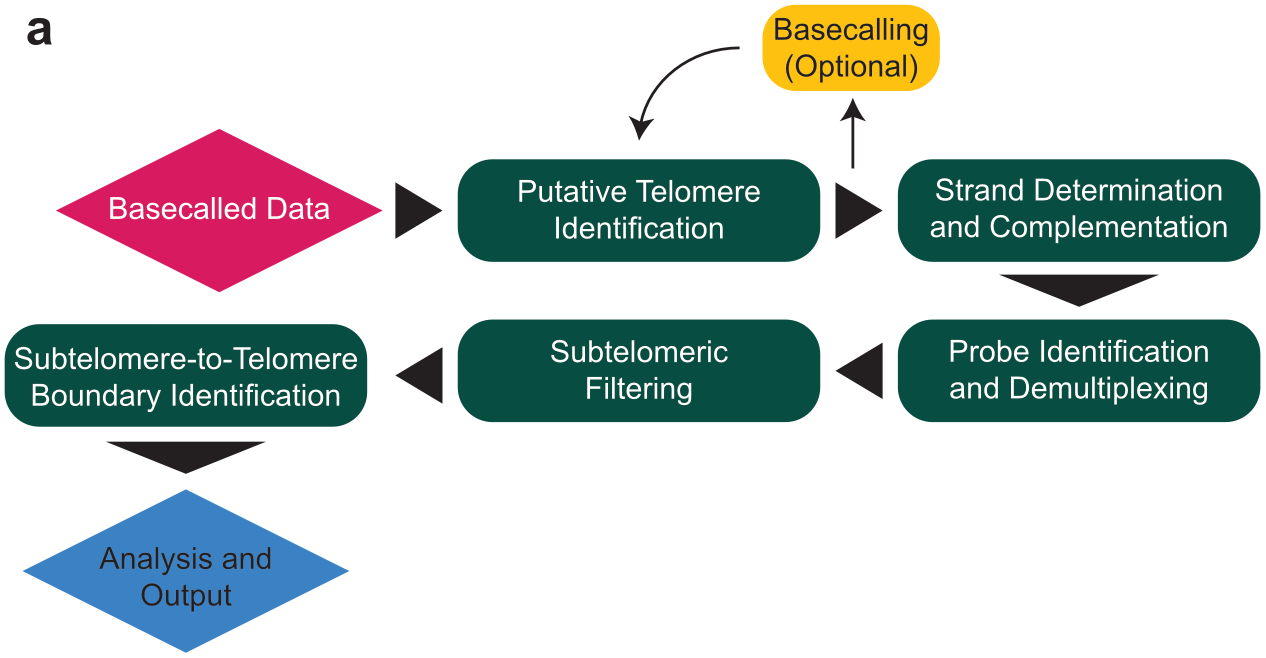
#> input picture examples/tarpon-flowchart/source.png, 2531 x 1316 px, found by its file name (shown at 1/2 size)
$ python trace2.py
#> lines starting #> are read from the running program, lines starting #| are printed output that depends on the picture; after the words box and inside, x2 and y2 are one past the last pixel; in counts of white or black regions, pixels touching at a corner belong together
# -*- coding: utf-8 -*-
"""Stage 2b: clean wire tracing with thumbnail exclusion; condensed JSON output."""
from PIL import Image
import numpy as np, cv2, json, os

# TODO: point at your source image
SRC = r'./source.png'
OUT = os.path.dirname(os.path.abspath(__file__))
a = np.array(Image.open(SRC).convert('RGB'))
#> a is the input picture: shape (1316, 2531, 3); mean R, G, B 195.1, 204.1, 203.3
H, W = a.shape[:2]
#> H = 1316; W = 2531
g = cv2.cvtColor(a, cv2.COLOR_RGB2GRAY)

# attention map bbox inside purple container
purple = np.array([237, 220, 238])
pm = (np.abs(a.astype(int) - purple).max(axis=2) <= 8)
#> pm: shape (1316, 2531) bool; every value is 0
pm[770:1120, 1560:2000] = pm[770:1120, 1560:2000]
dark_in_purple = ((g < 110).astype(np.uint8))[778:1110, 1575:1990]
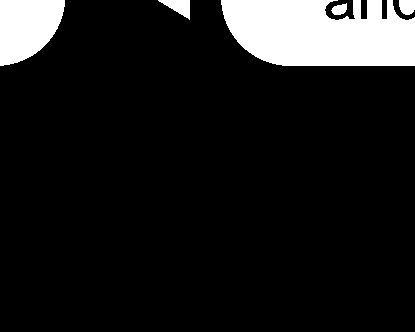
#> dark_in_purple: shape (332, 415); values 0 (black) and 1 (white), 10.6% white; 5 white regions, box (x1, y1, x2, y2) and area: (221, 0, 415, 66) 10721, (0, 0, 65, 66) 3274, (158, 0, 190, 20) 330, (399, 0, 415, 15) 208, (331, 3, 347, 15) 133
n_, l_, st_, _ = cv2.connectedComponentsWithStats(dark_in_purple, 8)
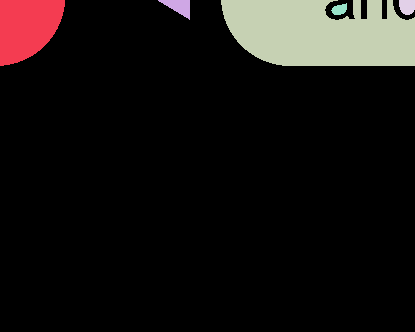
#> l_: shape (332, 415) int32; 6 distinct labels, from 0 to 5; one colour per label, 0 black
#> n_ = 6; st_ = [[0, 0, 415, 332, 123114], [0, 0, 65, 66, 3274], [158, 0, 32, 20, 330], [221, 0, 194, 66, 10721], [399, 0, 16, 15, 208], [331, 3, 16, 12, 133]]
att = None
for i in range(1, n_):
    x, y, w, h, ar = st_[i]
    if ar > 3000:
        att = (int(x + 1575), int(y + 778), int(w), int(h))
#> this loop made 5 passes
#> (x, y, w, h, ar, att) on passes 1, 3: (0, 0, 65, 66, 3274, (1575, 778, 65, 66)), (221, 0, 194, 66, 10721, (1796, 778, 194, 66))
print('attention map bbox:', att)
#| attention map bbox: (1796, 778, 194, 66)

EXCLUDE = [(0, 694, 412, 1130), (2202, 0, 2488, 362)]
if att:
    x, y, w, h = att
#> x = 1796; y = 778; w = 194; h = 66
    EXCLUDE.append((x - 2, y - 2, x + w + 3, y + h + 3))
excl = np.zeros((H, W), np.uint8)
for x0, y0, x1, y1 in EXCLUDE:
    excl[y0:y1, x0:x1] = 1
#> this loop made 3 passes
#> (x0, y0, x1, y1) on passes 1 to 3: (0, 694, 412, 1130), (2202, 0, 2488, 362), (1794, 776, 1993, 847)
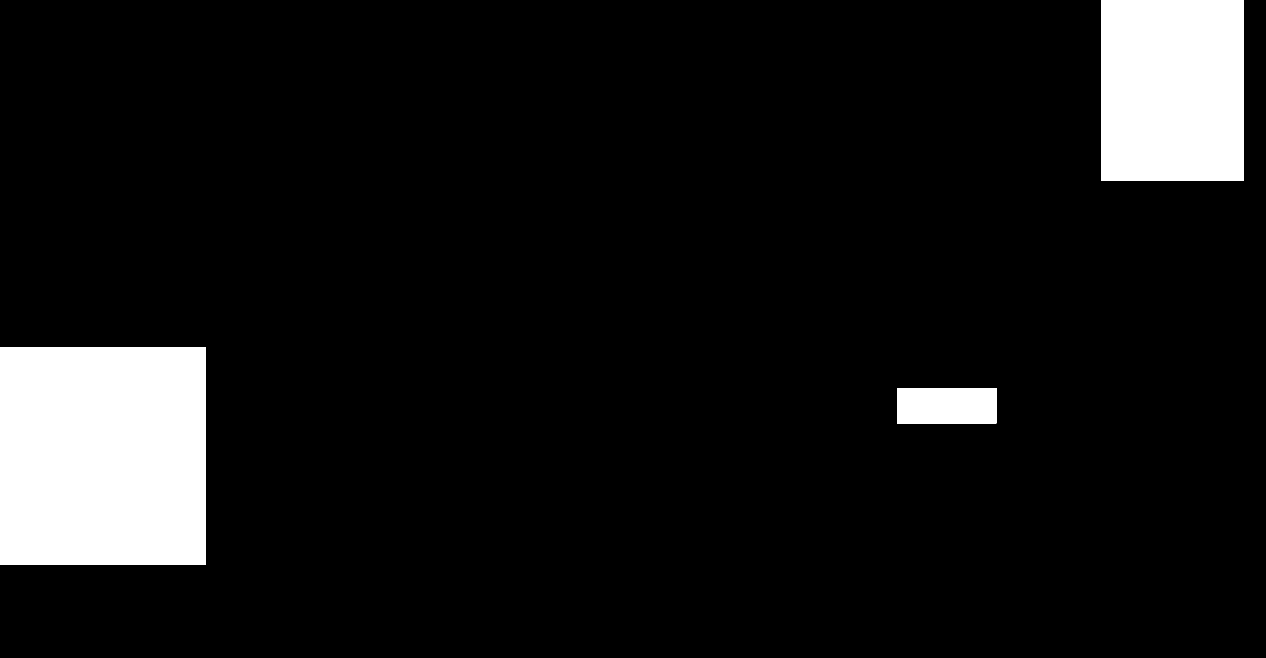
#> excl: shape (1316, 2531) (shown at 1/2 size); values 0 (black) and 1 (white), 8.9% white; 3 white regions, box (x1, y1, x2, y2) and area: (0, 694, 412, 1130) 179632, (2202, 0, 2488, 362) 103532, (1794, 776, 1993, 847) 14129

black = ((g < 90) & (excl == 0)).astype(np.uint8)
#> black: shape (1316, 2531); values 0 (black) and 1 (white), 18.7% white; 112 white regions, largest, box (x1, y1, x2, y2) and area: (916, 639, 1640, 844) 134074, (916, 319, 1640, 523) 129106, (1796, 639, 2520, 844) 113340

def runs(m, min_len):
    idx = np.where(m)[0]
    if len(idx) == 0:
        return []
    out, s, p = [], idx[0], idx[0]
    for v in idx[1:]:
        if v <= p + 1:
            p = v
        else:
            if p - s + 1 >= min_len:
                out.append((int(s), int(p)))
            s = p = v
    if p - s + 1 >= min_len:
        out.append((int(s), int(p)))
    return out

def extract(mask, klen, axis):
#> called with klen = 61, axis = 0
    k = cv2.getStructuringElement(cv2.MORPH_RECT, (klen, 1) if axis == 0 else (1, klen))
    w = cv2.morphologyEx(mask, cv2.MORPH_OPEN, k)
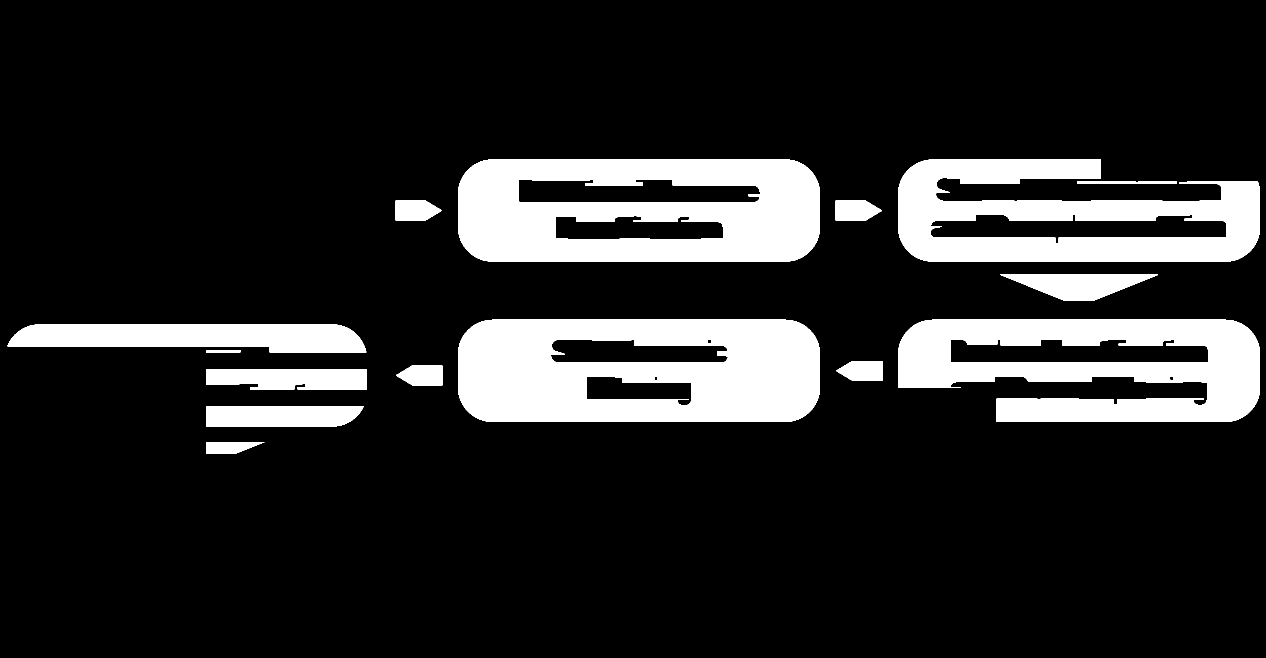
#> w: shape (1316, 2531) (shown at 1/2 size); values 0 (black) and 1 (white), 15.1% white; 15 white regions, largest, box (x1, y1, x2, y2) and area: (916, 639, 1640, 844) 123269, (916, 319, 1640, 523) 113405, (1796, 639, 2520, 844) 96265
    lines = []
    if axis == 0:
        for y in range(H):
            for s, e in runs(w[y] > 0, klen):
                lines.append((y, s, e))
    else:
        for x in range(W):
            for s, e in runs(w[:, x] > 0, klen):
                lines.append((x, s, e))
    return w, lines

def merge(lines, tol=5, gap=15):
    lines.sort()
    out, used = [], [False] * len(lines)
    for i, (p, s, e) in enumerate(lines):
        if used[i]:
            continue
        P, A, B = p, s, e
        used[i] = True
        changed = True
        while changed:
            changed = False
            for j, (p2, s2, e2) in enumerate(lines):
                if used[j]:
                    continue
                if abs(p2 - P) <= tol and s2 <= B + gap and e2 >= A - gap:
                    A, B = min(A, s2), max(B, e2)
                    used[j] = True
                    changed = True
        out.append((int(P), int(A), int(B)))
    return out

hwire, hl = extract(black, 61, 0)
#> hl = 1764 items, first 6: (319, 976, 1579), (319, 1857, 2201), (320, 970, 1585), (320, 1851, 2201), (321, 966, 1589), (321, 1847, 2201)
vwire, vl = extract(black, 61, 1)
#> call 2 of extract, with klen = 61, axis = 1
#> in extract (call 2), `w = cv2.morphologyEx(mask, cv2.MORPH_OPEN, k)`:
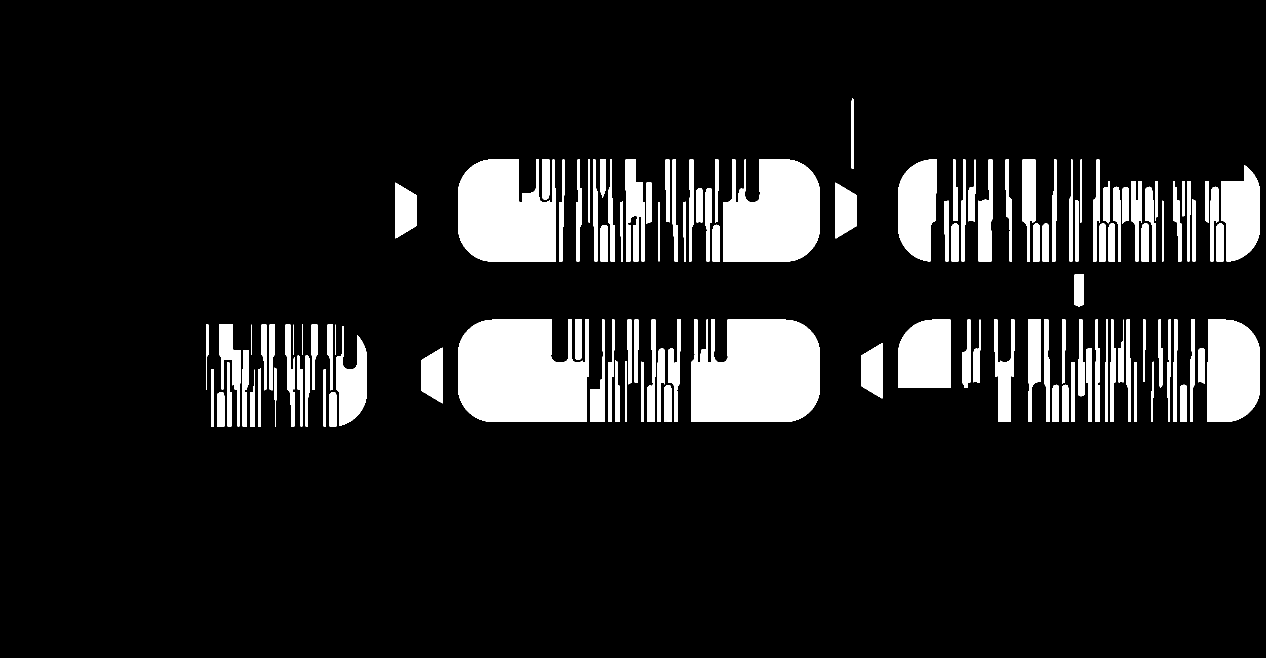
#> w: shape (1316, 2531) (shown at 1/2 size); values 0 (black) and 1 (white), 11.2% white; 133 white regions, largest, box (x1, y1, x2, y2) and area: (916, 639, 1178, 844) 46364, (1383, 639, 1640, 844) 46302, (916, 319, 1112, 523) 33170
#> vl = 2889 items, first 6: (412, 649, 779), (413, 649, 715), (414, 649, 712), (415, 649, 711), (416, 649, 709), (422, 738, 852)
hl = merge(hl)
#> in merge, `out, used = [], [False] * len(lines)`: out = []; used = 1764 items, first 6: False, False, False, False, False, False
#> the loop in merge, `for i, (p, s, e) in enumerate(lines):` made 1764 passes
#> after the loop in merge, `for i, (p, s, e) in enumerate(lines):`: out = 272 items, first 6: (319, 958, 1597), (319, 1838, 2201), (325, 947, 1608), (325, 1827, 2201), (331, 939, 1616), (331, 1819, 2201); used = 1764 items, first 6: True, True, True, True, True, True
#> hl has the same summary as out in merge
vl = merge(vl)
#> the loop in merge (call 2), `for i, (p, s, e) in enumerate(lines):` made 2889 passes
#> vl = 491 items, first 6: (412, 649, 779), (422, 738, 852), (434, 784, 852), (438, 649, 852), (444, 649, 852), (450, 649, 852)

# hops: gaps inside merged lines (where a crossing vertical/horizontal interrupts)
def find_gaps(line, mask, axis):
    p, A, B = line
    if axis == 0:
        seg = mask[p - 2:p + 3, max(A, 0):B + 1].max(axis=0)
    else:
        seg = mask[max(A, 0):B + 1, p - 2:p + 3].max(axis=1)
    idx = np.where(seg == 0)[0]
    gaps = []
    if len(idx):
        s = p_ = idx[0]
        for v in idx[1:]:
            if v <= p_ + 1:
                p_ = v
            else:
                if 4 <= v - s <= 45:
                    gaps.append((int(s + A), int(v + A)))
                s = p_ = v
    return gaps

res = dict(hlines=[], vlines=[])
for ln in hl:
    y, s, e = ln
    if e - s < 70:
        continue
    res['hlines'].append(dict(y=y, x1=s, x2=e, gaps=find_gaps(ln, hwire, 0)))
#> this loop made 272 passes
#> (y, e, p in find_gaps, A in find_gaps, B in find_gaps, idx in find_gaps) on passes 2 to 4: (319, 2201, 319, 1838, 2201, [0, 1, 2, 3, 4, 5, 6, 7, 8]), (325, 1608, 325, 947, 1608, [0, 1, 2, 3, 4, 657, 658, 659, 660, 661]), (325, 2201, 325, 1827, 2201, [0, 1, 2, 3, 4])
for ln in vl:
    x, s, e = ln
    if e - s < 70:
        continue
    res['vlines'].append(dict(x=x, y1=s, y2=e, gaps=find_gaps(ln, vwire, 1)))
#> this loop made 491 passes
#> ln on passes 21 to 23: (545, 649, 717), (549, 735, 852), (571, 649, 780)

print('== H wires')
for d in res['hlines']:
    print('  y=%4d x %4d->%4d gaps=%s' % (d['y'], d['x1'], d['x2'], d['gaps']))
print('== V wires')
for d in res['vlines']:
    print('  x=%4d y %4d->%4d gaps=%s' % (d['x'], d['y1'], d['y2'], d['gaps']))

# dashed lines
graym = ((np.abs(a[:, :, 0].astype(int) - a[:, :, 1]) < 14) &
         (np.abs(a[:, :, 1].astype(int) - a[:, :, 2]) < 14) &
         (g > 110) & (g < 215) & (excl == 0)).astype(np.uint8)
#> graym: shape (1316, 2531); values 0 (black) and 1 (white), 0.17% white in thin lines or dots, all inside (x1, y1, x2, y2) = (55, 36, 2453, 932)
hd = cv2.morphologyEx(graym, cv2.MORPH_CLOSE, cv2.getStructuringElement(cv2.MORPH_RECT, (41, 1)))
#> hd: shape (1316, 2531); values 0 (black) and 1 (white), 1.5% white; 808 white regions (728 under 20 px), largest, box (x1, y1, x2, y2) and area: (1862, 431, 2453, 486) 6720, (1902, 753, 2414, 809) 6592, (1104, 681, 1455, 725) 4756
hd = cv2.morphologyEx(hd, cv2.MORPH_OPEN, cv2.getStructuringElement(cv2.MORPH_RECT, (81, 1)))
#> hd: shape (1316, 2531); values 0 (black) and 1 (white), 0.66% white in thin lines or dots, all inside (x1, y1, x2, y2) = (502, 369, 2443, 812)
vd = cv2.morphologyEx(graym, cv2.MORPH_CLOSE, cv2.getStructuringElement(cv2.MORPH_RECT, (1, 41)))
vd = cv2.morphologyEx(vd, cv2.MORPH_OPEN, cv2.getStructuringElement(cv2.MORPH_RECT, (1, 81)))
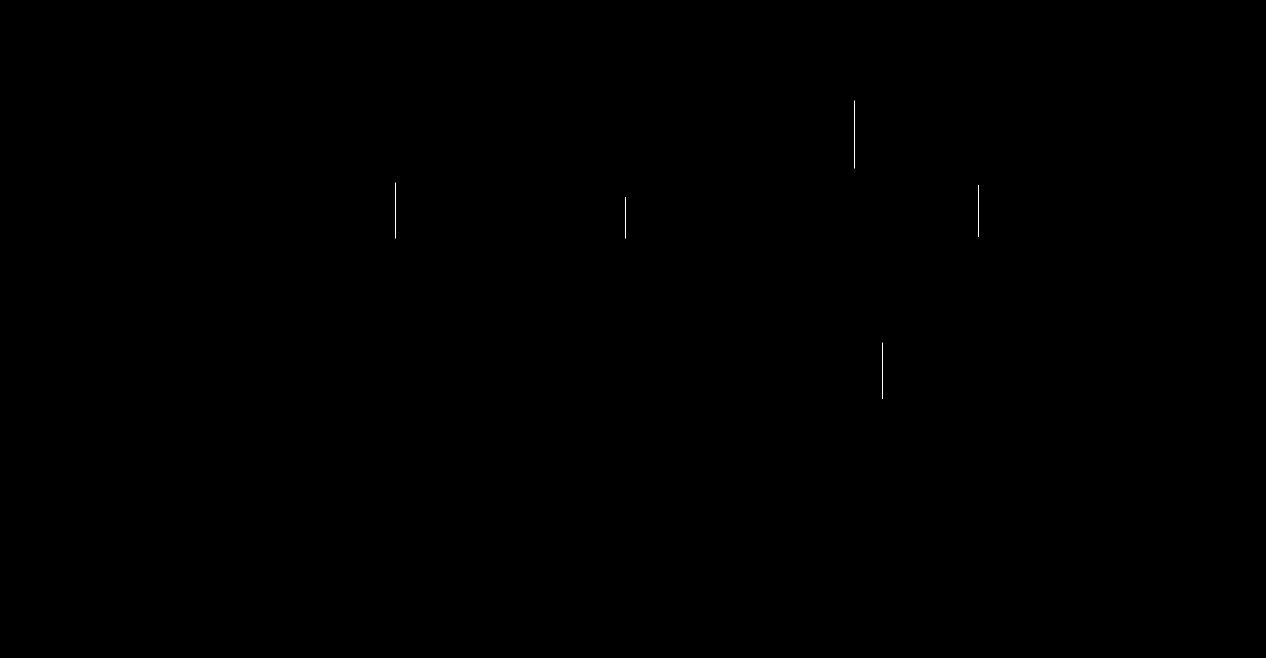
#> vd: shape (1316, 2531) (shown at 1/2 size); values 0 (black) and 1 (white), 0.02% white in thin lines or dots, all inside (x1, y1, x2, y2) = (790, 201, 1957, 798)
dhl = []
for y in range(H):
    for s, e in runs(hd[y] > 0, 81):
        dhl.append((y, s, e))
dvl = []
for x in range(W):
    for s, e in runs(vd[:, x] > 0, 81):
        dvl.append((x, s, e))
dhl = merge(dhl)
dvl = merge(dvl)
print('== dashed H')
for y, s, e in sorted(dhl):
    if e - s >= 70:
        print('  y=%4d x %4d->%4d' % (y, s, e))
#> this loop made 60 passes
#> (y, s, e) on passes 1 to 12: (369, 1874, 2004), (369, 2120, 2441), (371, 1322, 1510), (375, 2010, 2115), (375, 2321, 2424), (381, 2071, 2192), (384, 2289, 2442), (387, 1872, 1959), (391, 2036, 2184), (391, 2289, 2442), (394, 1429, 1513), (396, 1876, 1990)
print('== dashed V')
for x, s, e in sorted(dvl):
    if e - s >= 70:
        print('  x=%4d y %4d->%4d' % (x, s, e))
#> this loop made 5 passes
#> (x, s, e) on passes 1 to 5: (790, 365, 476), (1251, 394, 476), (1708, 201, 336), (1765, 685, 797), (1956, 370, 473)

# arrowheads & symbols: black blobs left after wire removal, in work area
left = cv2.subtract(black, cv2.bitwise_or(hwire, vwire))
#> left: shape (1316, 2531); values 0 (black) and 1 (white), 1.6% white; 606 white regions (226 under 20 px), largest, box (x1, y1, x2, y2) and area: (1258, 93, 1479, 280) 2176, (55, 36, 103, 90) 1609, (1988, 435, 2019, 470) 840
left = cv2.morphologyEx(left, cv2.MORPH_OPEN, cv2.getStructuringElement(cv2.MORPH_ELLIPSE, (3, 3)))
#> left: shape (1316, 2531); values 0 (black) and 1 (white), 1.5% white; 443 white regions (111 under 20 px), largest, box (x1, y1, x2, y2) and area: (1259, 93, 1479, 279) 2167, (55, 36, 103, 90) 1605, (1988, 435, 2019, 470) 836
n, lab, stats, cents = cv2.connectedComponentsWithStats(left, 8)
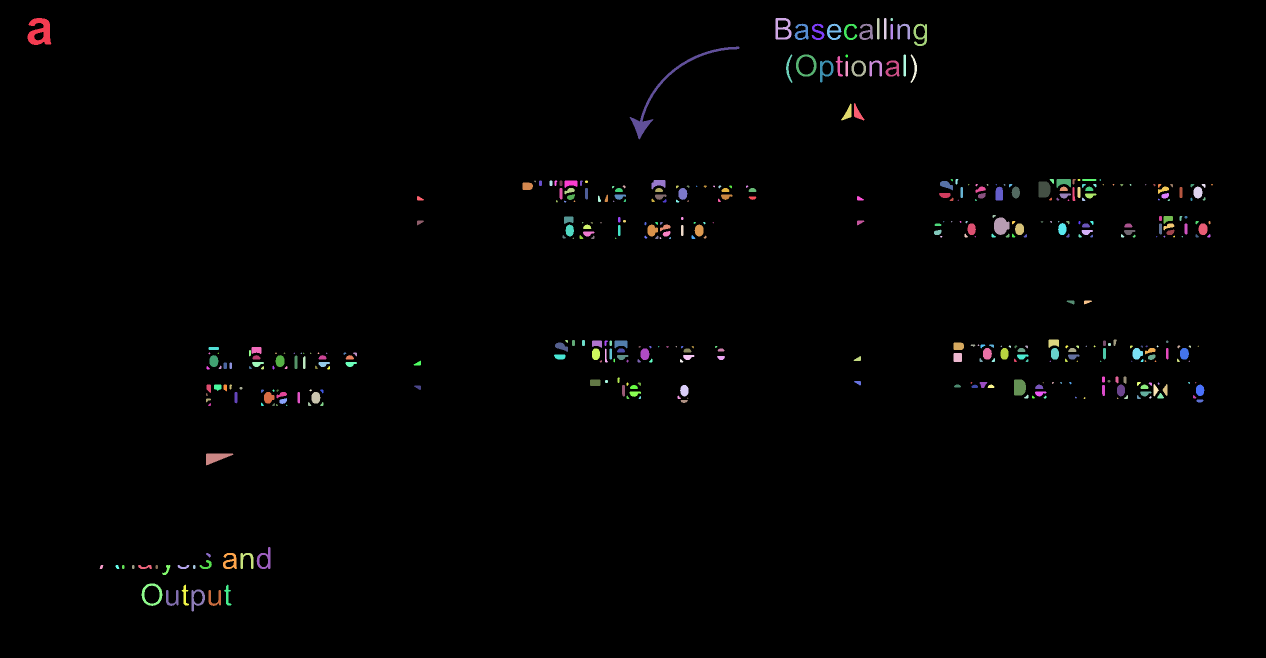
#> lab: shape (1316, 2531) int32 (shown at 1/2 size); 444 distinct labels, from 0 to 443; one colour per label, 0 black
heads = []
for i in range(1, n):
    x, y, w, h, area = stats[i]
    if 120 <= area <= 4000 and 8 <= w <= 70 and 8 <= h <= 70:
        heads.append(dict(cx=int(cents[i][0]), cy=int(cents[i][1]), x=int(x), y=int(y),
                          w=int(w), h=int(h), area=int(area)))
print('== black blobs (arrowheads/symbols/text-frag) count=%d' % len(heads))
for c in sorted(heads, key=lambda t: (t['cy'] // 50, t['cx'])):
    print('  (%(cx)4d,%(cy)4d) bbox=(%(x)4d,%(y)4d,%(w)3dx%(h)3d) a=%(area)d' % c)
#> this loop made 115 passes

# text blocks: group leftover components (bigger merge) excluding heads
res2 = dict(hlines=res['hlines'], vlines=res['vlines'],
            dh=[list(t) for t in dhl if t[2] - t[1] >= 70],
            dv=[list(t) for t in dvl if t[2] - t[1] >= 70],
            heads=heads, attention=att)
json.dump(res2, open(os.path.join(OUT, 'wires.json'), 'w'), indent=1)
print('saved wires.json')
